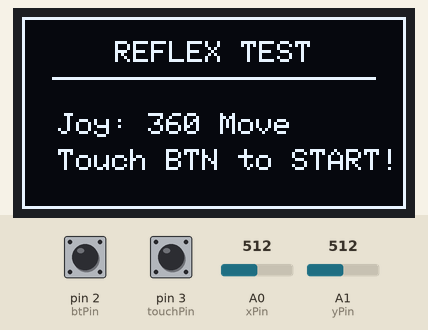
Recording of a sketch running on a simulated Arduino Uno, built with avr-gcc and run on an emulated ATmega328P. Parts: 128×64 one-colour display. The inputs (shaded band) are chosen by the test bench; at power-on: pin 3 (touchPin) HIGH, A0 (xPin) = 512, A1 (yPin) = 512, pin 2 (btPin) HIGH. Random numbers use the default seed unless the sketch sets one.

Above: at 1.2 s.
1.3 s: pin 3 (touchPin) pulled LOW for 0.15 s
At 1.9 s:
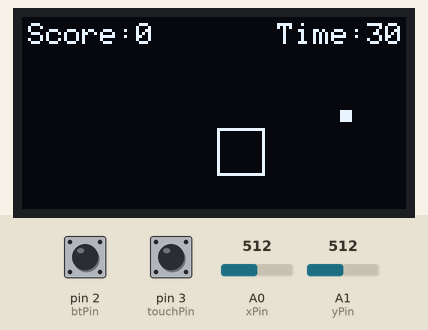
3.2 s: pin 3 (touchPin) pulled LOW for 1 s
At 4.1 s:
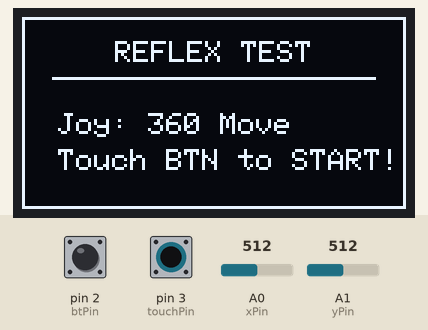
5.7 s: A0 (xPin) set to 716
At 6.25 s:
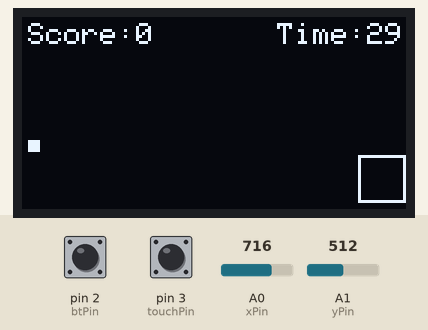
7.4 s: A1 (yPin) set to 306
At 7.85 s:
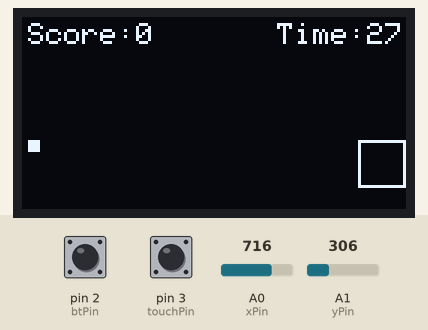
8.9 s: A0 (xPin) set to 140
At 9.6 s:
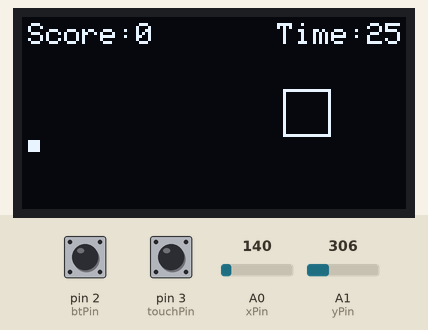
10.4 s: pin 2 (btPin) pulled LOW for 0.15 s
At 12.56 s:
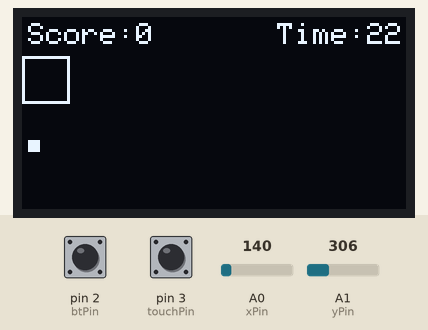

Measured:
- after the input at 1.3 s, the display: first changes after 0.35 s (image 1 shows a later state)

The sketch:

star_game_modules.ino
```cpp
/*
脑部健康小游戏
说明：通电后进入开始界面，按下独立按键后开始游戏，用操作杆移动方块的位置来捕捉星星，操作杆的z按键按下后方块会瞬间回到屏幕中心，每局30秒。
可通过分析玩家游戏表现来评估其操控力，反应力，策略水平等认知领域的能力。

此file为star game 的GitHub测试版本

*/


// 引入我們做好的三個頭文件
#include "Game_Config.h"
#include "Menu_Screens.h"
#include "Gameplay.h"

// 實體變數定義：在此處給予引腳和所有變數真正的實體與初值！
Adafruit_SSD1306 display(SCREEN_WIDTH, SCREEN_HEIGHT, &Wire, OLED_RESET);

// 【修正】在這裡補上常數引腳的定義，Linker 就不會再報錯了！
const int xPin = A0;
const int yPin = A1;
const int btPin = 2;
const int touchPin = 3;

float playerX = 60.0;
float playerY = 32.0;
int starX, starY;
int score = 0;
unsigned long startTime;
int gameState = 0;

const int PLAYER_SIZE = 16;
const int STAR_SIZE = 4;
const int GAME_DURATION = 30;
const int CENTER_X = 370;
const int CENTER_Y = 367;
const int DEADZONE = 60;
const float MAX_STICK_RANGE = 450.0;
const float MAX_SPEED = 3.5;

unsigned long starSpawnTime = 0;
bool trackingReaction = false;
float lastMoveX = 1.0, lastMoveY = 0.0;

// 【新加入】吃星緩衝控制變數
unsigned long starEatenTime = 0;
bool isInEatenDelay = false;


unsigned long reactionTimes[50]; // 補上陣列大小50
int reactionCount = 0;
unsigned long avgReactionTime = 0;

void setup() {
  Serial.begin(9600);
  if(!display.begin(SSD1306_SWITCHCAPVCC, 0x3C)) {
    Serial.println(F("OLED 初始化失敗"));
    for(;;);
  }
  pinMode(btPin, INPUT_PULLUP);
  pinMode(touchPin, INPUT_PULLUP);
  randomSeed(analogRead(A3));
}

void loop() {
  int btnState = digitalRead(btPin);
  int touchState = digitalRead(touchPin);

  switch (gameState) {
    case 0: drawMainMenu(touchState); break;
    case 1: runGameplay(btnState, touchState); break;
    case 2: drawGameOverScreen(touchState); break;
  }
  delay(15);
}

void generateCounterStar() {
  int baseStarX = random(2, SCREEN_WIDTH - STAR_SIZE - 2);
  int baseStarY = random(12, SCREEN_HEIGHT - STAR_SIZE - 2);
  int randomChance = random(100);

  if (randomChance >= 80) {
    float moveLen = sqrt(lastMoveX * lastMoveX + lastMoveY * lastMoveY);
    float dirX = (moveLen > 0) ? (lastMoveX / moveLen) : 1.0;
    float dirY = (moveLen > 0) ? (lastMoveY / moveLen) : 0.0;
    float vectorToStarX = baseStarX - playerX;
    float vectorToStarY = baseStarY - playerY;
    float dot = vectorToStarX * dirX + vectorToStarY * dirY;

    if (dot > 0) {
      starX = playerX - vectorToStarX;
      starY = playerY - vectorToStarY;
    } else {
      starX = baseStarX;
      starY = baseStarY;
    }
  } else {
    starX = baseStarX;
    starY = baseStarY;
  }

  if (starX < 2) starX = 2;
  if (starX > SCREEN_WIDTH - STAR_SIZE - 2) starX = SCREEN_WIDTH - STAR_SIZE - 2;
  if (starY < 12) starY = 12;
  if (starY > SCREEN_HEIGHT - STAR_SIZE - 2) starY = SCREEN_HEIGHT - STAR_SIZE - 2;

  starSpawnTime = millis();
  trackingReaction = true;
}

void resetGame() {
  playerX = 60.0; playerY = 32.0;
  score = 0;
  reactionCount = 0;
  avgReactionTime = 0;
  lastMoveX = 1.0; lastMoveY = 0.0;
  trackingReaction = false;
  generateCounterStar();
  startTime = millis();
  isInEatenDelay = false; // 確保重置遊戲時不會卡在延遲狀態

}
```

Gameplay.h
```cpp
#ifndef GAMEPLAY_H
#define GAMEPLAY_H

#include "Game_Config.h"

// 宣告我們在 .ino 建立的新變數，讓 Gameplay.h 認得它們
extern unsigned long starEatenTime;
extern bool isInEatenDelay;

void runGameplay(int btnState, int touchState) {
  if (touchState == LOW) {
    delay(250);
    gameState = 0;
    return;
  }
  if (btnState == LOW) {
    playerX = 60.0; playerY = 32.0;
    delay(150);
  }

  unsigned long elapsedMillis = millis() - startTime;
  int remainingTime = GAME_DURATION - (elapsedMillis / 1000);
  if (remainingTime <= 0) {
    remainingTime = 0;
    if (reactionCount > 0) {
      unsigned long sum = 0;
      for (int i = 0; i < reactionCount; i++) sum += reactionTimes[i];
      avgReactionTime = sum / reactionCount;
    }
    gameState = 2;
  }

  // ======= 核心邏輯：吃星後的 0.2 秒延遲生成檢查 =======
  if (isInEatenDelay) {
    // 如果已經過了 150 毫秒 (0.15 秒)
    if (millis() - starEatenTime >= 150) {
      isInEatenDelay = false; // 結束緩衝狀態
      generateCounterStar();   // 這時候才真正移走舊星、生成新星
    }
  }

  // 搖桿控制與計算 (在這 0.2 秒內，此段依然正常執行，方塊保持自由移動)
  int rawX = analogRead(xPin);
  int rawY = analogRead(yPin);
  long dx = rawX - CENTER_X;
  long dy = rawY - CENTER_Y;

  float stickDist = sqrt(dx * dx + dy * dy);
  float currentMoveX = 0.0, currentMoveY = 0.0;

  if (stickDist > DEADZONE) {
    float rad = atan2(-dy, dx);
    float intensity = (stickDist - DEADZONE) / (MAX_STICK_RANGE - DEADZONE);
    if (intensity > 1.0) intensity = 1.0;
    currentMoveX = cos(rad) * MAX_SPEED * intensity;
    currentMoveY = -sin(rad) * MAX_SPEED * intensity;
    playerX += currentMoveX;
    playerY += currentMoveY;

    // 只有在非緩衝期間，才追蹤反應時間（確保 T0 是新星星出現的瞬間）
    if (trackingReaction && !isInEatenDelay) {
      float targetDx = (starX + STAR_SIZE/2.0) - (playerX + PLAYER_SIZE/2.0);
      float targetDy = (starY + STAR_SIZE/2.0) - (playerY + PLAYER_SIZE/2.0);
      float dotProduct = currentMoveX * targetDx + currentMoveY * targetDy;
      if (dotProduct > 0.1) {
        unsigned long reactionTime = millis() - starSpawnTime;
        if (reactionTime > 80 && reactionCount < 50) {
          reactionTimes[reactionCount] = reactionTime;
          reactionCount++;
        }
        trackingReaction = false;
      }
    }
  }

  if (playerX < 0) playerX = 0;
  if (playerX > SCREEN_WIDTH - PLAYER_SIZE) playerX = SCREEN_WIDTH - PLAYER_SIZE;
  if (playerY < 12) playerY = 12;
  if (playerY > 46) playerY = 46;

  // ======= 碰撞偵測（只有在非緩衝期間才進行檢測，防止重複加分） =======
  if (!isInEatenDelay) {
    if (playerX < starX + STAR_SIZE && playerX + PLAYER_SIZE > starX &&
        playerY < starY + STAR_SIZE && playerY + PLAYER_SIZE > starY) {

      score++;                    // 分數立刻加 1
      starEatenTime = millis();    // 記錄被吃掉的時間點 (T_eaten)
      isInEatenDelay = true;       // 啟動 0.2 秒延遲狀態

      if (stickDist > DEADZONE) {
        lastMoveX = currentMoveX;
        lastMoveY = currentMoveY;
      }
      // 【注意】此處先不呼叫 generateCounterStar()
    }
  }

  // 繪製畫面 (在延遲期間，舊星星依然會被繪製在畫面上)
  display.clearDisplay();
  display.drawRect((int)playerX, (int)playerY, PLAYER_SIZE, PLAYER_SIZE, WHITE);
  display.fillRect(starX, starY, STAR_SIZE, STAR_SIZE, WHITE);

  display.setTextSize(1);
  display.setTextColor(WHITE);
  display.setCursor(2, 2);
  display.print("Score:"); display.print(score);
  display.setCursor(85, 2);
  display.print("Time:"); display.print(remainingTime);
  display.display();
}

#endif
```

Menu_Screens.h
```cpp
#ifndef MENU_SCREENS_H
#define MENU_SCREENS_H

#include "Game_Config.h"

void drawMainMenu(int touchState) {
  display.clearDisplay();
  display.setTextSize(1);
  display.setTextColor(WHITE);
  display.setCursor(31, 8);
  display.print("REFLEX TEST");
  display.drawFastHLine(10, 20, 108, WHITE);
  display.setCursor(12, 32);
  display.print("Joy: 360 Move");
  display.setCursor(12, 44);
  display.print("Touch BTN to START!");
  display.drawRect(0, 0, 128, 64, WHITE);
  display.display();

  if (touchState == LOW) {
    delay(250);
    resetGame();
    gameState = 1;
  }
}

void drawGameOverScreen(int touchState) {
  display.clearDisplay();
  display.setTextSize(1);
  display.setTextColor(WHITE);
  display.setCursor(5, 5);
  display.print("GAME OVER! Score: ");
  display.print(score);
  display.setCursor(5, 20);
  display.print("Avg Reflex: ");
  if (reactionCount > 0) {
    display.print(avgReactionTime);
    display.print(" ms");
  } else {
    display.print("N/A");
  }
  display.setCursor(5, 35);
  display.print("Rating: ");
  display.setTextSize(2);

  if (reactionCount == 0) display.print("N/A");
  else if (avgReactionTime < 400) display.print("GOD!");
  else if (avgReactionTime < 800) display.print("FAST");
  else if (avgReactionTime < 1200) display.print("NORM");
  else display.print("SLOW");

  display.setTextSize(1);
  display.setCursor(10, 54);
  display.print("Press Touch to Menu");
  display.display();

  if (touchState == LOW) {
    delay(300);
    gameState = 0;
  }
}

#endif
```

Game_Config.h
```cpp
#ifndef GAME_CONFIG_H
#define GAME_CONFIG_H

#include <Wire.h>
#include <Adafruit_GFX.h>
#include <Adafruit_SSD1306.h>

#define SCREEN_WIDTH 128
#define SCREEN_HEIGHT 64
#define OLED_RESET     -1

// 用 extern 告訴編譯器：這些變數在主程式那邊，你先認得名字就好，不要在這邊重複建立！
extern Adafruit_SSD1306 display;
extern const int xPin, yPin, btPin, touchPin;
extern float playerX, playerY;
extern const int PLAYER_SIZE;
extern int starX, starY;
extern const int STAR_SIZE;
extern int score;
extern unsigned long startTime;
extern const int GAME_DURATION;
extern int gameState;
extern const int CENTER_X, CENTER_Y, DEADZONE;
extern const float MAX_STICK_RANGE, MAX_SPEED;
extern unsigned long starSpawnTime;
extern bool trackingReaction;
extern float lastMoveX, lastMoveY;
extern unsigned long reactionTimes[50];
extern int reactionCount;
extern unsigned long avgReactionTime;

// 宣告函式原型
void resetGame();
void generateCounterStar();

#endif
```
